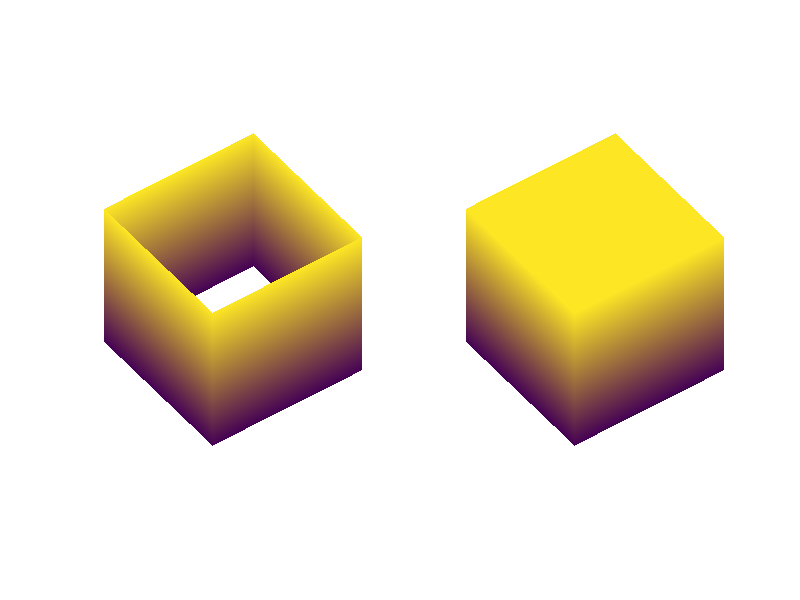

MATLAB code for this plot:
% Listing 11-7 - Simple solid cube
clear
clc
close all

xx = [-1, -1,  1, 1, -1;   % A-B-C-D-A
      -1, -1,  1,  1, -1]  % D-E-F-G-D 
yy = [ 1, -1, -1,  1,  1;   % A-B-C-D-A
       1, -1, -1,  1,  1]  % D-E-F-G-D
zz = [ 1,  1,  1,  1,  1;   % A-B-C-D-A
      -1, -1, -1, -1, -1]  % D-E-F-G-D 
subplot(1, 2, 1)  
surf(xx, yy, zz)
axis equal
shading interp
view(-36, 44)
axis off

xx = [ 0,  0,  0,  0,  0;  % P-P-P-P-P
      -1, -1,  1,  1, -1;  % A-B-C-D-A
      -1, -1,  1,  1, -1;  % D-E-F-G-D
       0,  0,  0,  0,  0] % Q-Q-Q-Q-Q
yy = [ 0,  0,  0,  0,  0;  % P-P-P-P-P
       1, -1, -1,  1,  1;  % A-B-C-D-A
       1, -1, -1,  1,  1;  % D-E-F-G-D
       0,  0,  0,  0,  0] % Q-Q-Q-Q-Q
zz = [ 1,  1,  1,  1,  1;  % P-P-P-P-P
       1,  1,  1,  1,  1;  % A-B-C-D-A
      -1, -1, -1, -1, -1;  % D-E-F-G-D
      -1, -1, -1, -1, -1] % Q-Q-Q-Q-Q
subplot(1, 2, 2)  
surf(xx, yy, zz)
axis equal
shading interp
view(-36, 44)
axis off
